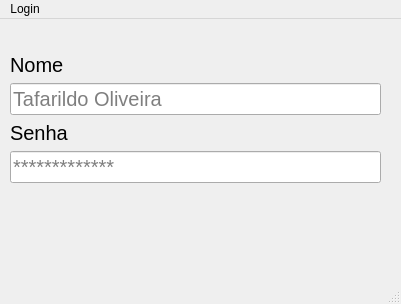
<?xml version="1.0" encoding="UTF-8"?>
<ui version="4.0">
 <class>MainWindow</class>
 <widget class="QMainWindow" name="MainWindow">
  <property name="geometry">
   <rect>
    <x>0</x>
    <y>0</y>
    <width>401</width>
    <height>304</height>
   </rect>
  </property>
  <property name="windowTitle">
   <string>MainWindow</string>
  </property>
  <widget class="QWidget" name="centralwidget">
   <widget class="QWidget" name="verticalLayoutWidget">
    <property name="geometry">
     <rect>
      <x>10</x>
      <y>30</y>
      <width>371</width>
      <height>134</height>
     </rect>
    </property>
    <layout class="QVBoxLayout" name="verticalLayout">
     <item>
      <spacer name="verticalSpacer">
       <property name="orientation">
        <enum>Qt::Vertical</enum>
       </property>
       <property name="sizeHint" stdset="0">
        <size>
         <width>20</width>
         <height>40</height>
        </size>
       </property>
      </spacer>
     </item>
     <item>
      <widget class="QLabel" name="label_nome">
       <property name="font">
        <font>
         <pointsize>15</pointsize>
        </font>
       </property>
       <property name="text">
        <string>Nome</string>
       </property>
      </widget>
     </item>
     <item>
      <widget class="QLineEdit" name="input_nome">
       <property name="font">
        <font>
         <pointsize>15</pointsize>
        </font>
       </property>
       <property name="text">
        <string/>
       </property>
       <property name="placeholderText">
        <string>Tafarildo Oliveira</string>
       </property>
      </widget>
     </item>
     <item>
      <widget class="QLabel" name="label_nome_2">
       <property name="font">
        <font>
         <pointsize>15</pointsize>
        </font>
       </property>
       <property name="text">
        <string>Senha</string>
       </property>
      </widget>
     </item>
     <item>
      <widget class="QLineEdit" name="input_nome_2">
       <property name="font">
        <font>
         <pointsize>15</pointsize>
        </font>
       </property>
       <property name="text">
        <string/>
       </property>
       <property name="placeholderText">
        <string>*************</string>
       </property>
      </widget>
     </item>
    </layout>
   </widget>
  </widget>
  <widget class="QMenuBar" name="menubar">
   <property name="geometry">
    <rect>
     <x>0</x>
     <y>0</y>
     <width>401</width>
     <height>21</height>
    </rect>
   </property>
   <widget class="QMenu" name="menuLogin">
    <property name="title">
     <string>Login</string>
    </property>
   </widget>
   <addaction name="menuLogin"/>
  </widget>
  <widget class="QStatusBar" name="statusbar"/>
 </widget>
 <resources/>
 <connections/>
</ui>
